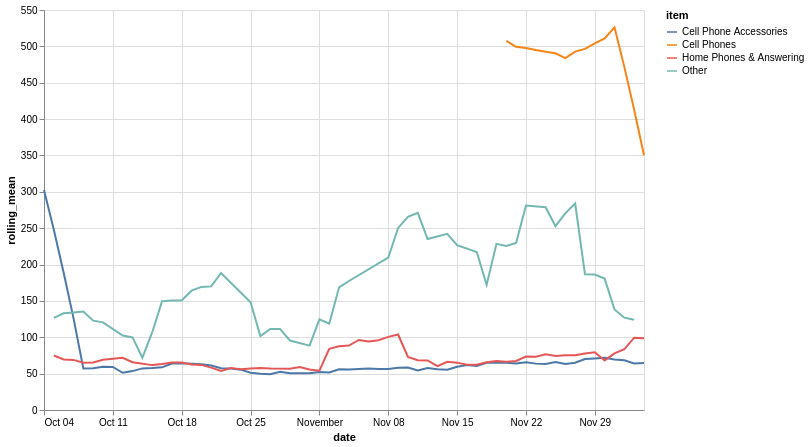

This figure's Vega-Lite source:
### Vega-Lite specification from a JSON file in a GitHub repository (floating-point values rounded to 4 significant figures; data arrays with more than 128 entries replaced by an {"elided": "..."} marker saying what was removed)
{"config": {"view": {"continuousWidth": 400, "continuousHeight": 300}}, "layer": [{"data": {"name": "data-d9b46e11d84f9b415fc89d2025888f3c"}, "mark": "line", "encoding": {"color": {"type": "nominal", "field": "item"}, "x": {"type": "temporal", "field": "date"}, "y": {"type": "quantitative", "field": "rolling_mean"}}, "transform": [{"window": [{"op": "mean", "field": "price", "as": "rolling_mean"}], "frame": [-4, 3]}]}, {"data": {"name": "data-d751713988987e9331980363e24189ce"}, "mark": {"type": "line", "color": "black", "size": 5}, "encoding": {"x": {"type": "temporal", "field": "date"}, "y": {"type": "quantitative", "field": "rolling_mean"}}, "transform": [{"window": [{"op": "mean", "field": "price", "as": "rolling_mean"}], "frame": [-4, 3]}]}], "height": 400, "width": 600, "$schema": "https://vega.github.io/schema/vega-lite/v4.8.1.json", "datasets": {"data-d9b46e11d84f9b415fc89d2025888f3c": {"elided": "186 records"}, "data-d751713988987e9331980363e24189ce": []}}
